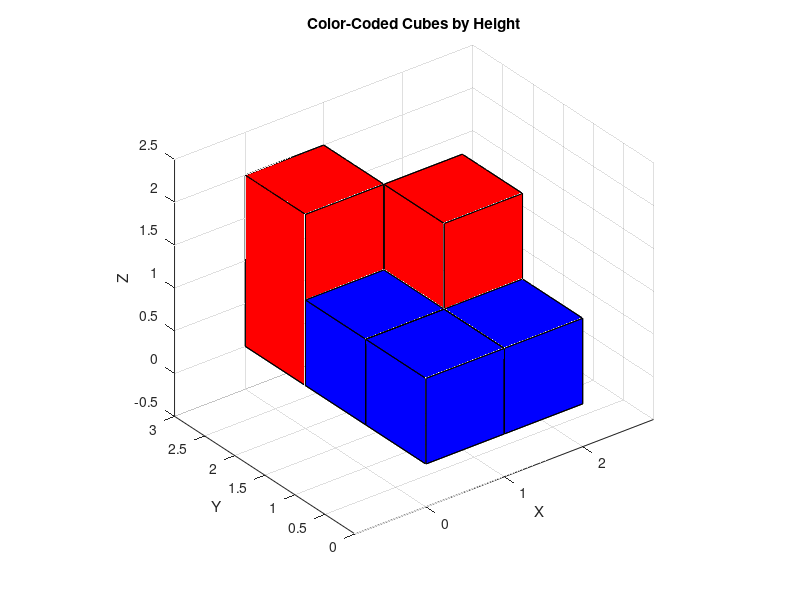

Write MATLAB code to recreate this figure.
% Define the cube heights from the given diagram 
heights = [1 1; 1 2; 2 1];  % Shape as per the grid

% Initialize the figure
figure;
hold on;
axis equal;
view(3);  % Set view to 3D
grid on;

% Function to create each cube
for i = 1:size(heights, 1)
    for j = 1:size(heights, 2)
        h = heights(i, j);  % Height of the current cube
        
        % Base coordinates of the cube
        x_base = [j-1, j, j, j-1];
        y_base = [i-1, i-1, i, i];
        z_base = [0, 0, 0, 0];
        
        % Top coordinates of the cube
        z_top = [h, h, h, h];
        
        % Select color based on the height of the cube
        if h == 2
            color = 'red';   % Red for height 2
        else
            color = 'blue';  % Blue for height 1
        end
        
        % Draw the vertical walls (sides of the cube) with color
        for k = 1:4
            wall_x = [x_base(k), x_base(mod(k, 4)+1)];
            wall_y = [y_base(k), y_base(mod(k, 4)+1)];
            wall_z = [z_base(k), z_top(k)];
            patch([wall_x(1) wall_x(2) wall_x(2) wall_x(1)], ...
                  [wall_y(1) wall_y(2) wall_y(2) wall_y(1)], ...
                  [0 0 z_top(k) z_top(k)], color);
        end
        
        % Draw the top face
        patch(x_base, y_base, z_top, color);
        
        % Draw the bottom face for visibility
        patch(x_base, y_base, z_base, color);
    end
end

% Set axis labels
xlabel('X');
ylabel('Y');
zlabel('Z');
title('Color-Coded Cubes by Height');
hold off;
